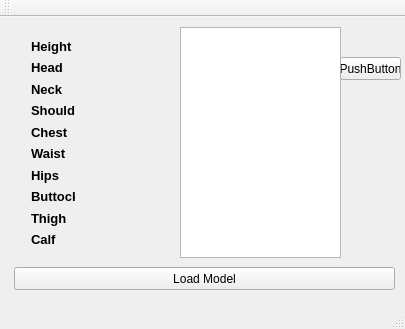
<?xml version="1.0" encoding="UTF-8"?>
<ui version="4.0">
 <class>MainWindow</class>
 <widget class="QMainWindow" name="MainWindow">
  <property name="geometry">
   <rect>
    <x>0</x>
    <y>0</y>
    <width>405</width>
    <height>329</height>
   </rect>
  </property>
  <property name="sizePolicy">
   <sizepolicy hsizetype="Preferred" vsizetype="Preferred">
    <horstretch>0</horstretch>
    <verstretch>0</verstretch>
   </sizepolicy>
  </property>
  <property name="minimumSize">
   <size>
    <width>405</width>
    <height>329</height>
   </size>
  </property>
  <property name="maximumSize">
   <size>
    <width>405</width>
    <height>329</height>
   </size>
  </property>
  <property name="windowTitle">
   <string>BodyScan Demo C++</string>
  </property>
  <widget class="QWidget" name="centralWidget">
   <widget class="QPushButton" name="pushButton">
    <property name="geometry">
     <rect>
      <x>14</x>
      <y>250</y>
      <width>381</width>
      <height>23</height>
     </rect>
    </property>
    <property name="text">
     <string>Load Model</string>
    </property>
   </widget>
   <widget class="QWidget" name="layoutWidget">
    <property name="geometry">
     <rect>
      <x>90</x>
      <y>10</y>
      <width>75</width>
      <height>231</height>
     </rect>
    </property>
    <layout class="QVBoxLayout" name="verticalLayout_2">
     <item>
      <widget class="QLabel" name="height_label_value">
       <property name="text">
        <string/>
       </property>
      </widget>
     </item>
     <item>
      <widget class="QLabel" name="head_label_value">
       <property name="text">
        <string/>
       </property>
      </widget>
     </item>
     <item>
      <widget class="QLabel" name="neck_label_value">
       <property name="text">
        <string/>
       </property>
      </widget>
     </item>
     <item>
      <widget class="QLabel" name="shoulders_label_value">
       <property name="text">
        <string/>
       </property>
      </widget>
     </item>
     <item>
      <widget class="QLabel" name="chest_label_value">
       <property name="text">
        <string/>
       </property>
      </widget>
     </item>
     <item>
      <widget class="QLabel" name="waist_label_value">
       <property name="text">
        <string/>
       </property>
      </widget>
     </item>
     <item>
      <widget class="QLabel" name="hips_label_value">
       <property name="text">
        <string/>
       </property>
      </widget>
     </item>
     <item>
      <widget class="QLabel" name="buttocks_label_value">
       <property name="text">
        <string/>
       </property>
      </widget>
     </item>
     <item>
      <widget class="QLabel" name="thigh_label_value">
       <property name="text">
        <string/>
       </property>
      </widget>
     </item>
     <item>
      <widget class="QLabel" name="calf_label_value">
       <property name="text">
        <string/>
       </property>
      </widget>
     </item>
    </layout>
   </widget>
   <widget class="QListWidget" name="manualListBox">
    <property name="geometry">
     <rect>
      <x>180</x>
      <y>10</y>
      <width>161</width>
      <height>231</height>
     </rect>
    </property>
   </widget>
   <widget class="QWidget" name="layoutWidget">
    <property name="geometry">
     <rect>
      <x>20</x>
      <y>10</y>
      <width>66</width>
      <height>231</height>
     </rect>
    </property>
    <layout class="QVBoxLayout" name="verticalLayout">
     <item>
      <widget class="QLabel" name="height_label">
       <property name="font">
        <font>
         <pointsize>10</pointsize>
         <weight>75</weight>
         <bold>true</bold>
        </font>
       </property>
       <property name="text">
        <string>Height</string>
       </property>
      </widget>
     </item>
     <item>
      <widget class="QLabel" name="head_label">
       <property name="font">
        <font>
         <pointsize>10</pointsize>
         <weight>75</weight>
         <bold>true</bold>
        </font>
       </property>
       <property name="text">
        <string>Head</string>
       </property>
      </widget>
     </item>
     <item>
      <widget class="QLabel" name="neck_label">
       <property name="font">
        <font>
         <pointsize>10</pointsize>
         <weight>75</weight>
         <bold>true</bold>
        </font>
       </property>
       <property name="text">
        <string>Neck</string>
       </property>
      </widget>
     </item>
     <item>
      <widget class="QLabel" name="shoulders_label">
       <property name="font">
        <font>
         <pointsize>10</pointsize>
         <weight>75</weight>
         <bold>true</bold>
        </font>
       </property>
       <property name="text">
        <string>Shoulders</string>
       </property>
      </widget>
     </item>
     <item>
      <widget class="QLabel" name="chest_label">
       <property name="font">
        <font>
         <pointsize>10</pointsize>
         <weight>75</weight>
         <bold>true</bold>
        </font>
       </property>
       <property name="text">
        <string>Chest</string>
       </property>
      </widget>
     </item>
     <item>
      <widget class="QLabel" name="waist_label">
       <property name="font">
        <font>
         <pointsize>10</pointsize>
         <weight>75</weight>
         <bold>true</bold>
        </font>
       </property>
       <property name="text">
        <string>Waist</string>
       </property>
      </widget>
     </item>
     <item>
      <widget class="QLabel" name="hips_label">
       <property name="font">
        <font>
         <pointsize>10</pointsize>
         <weight>75</weight>
         <bold>true</bold>
        </font>
       </property>
       <property name="text">
        <string>Hips</string>
       </property>
      </widget>
     </item>
     <item>
      <widget class="QLabel" name="buttocks_label">
       <property name="font">
        <font>
         <pointsize>10</pointsize>
         <weight>75</weight>
         <bold>true</bold>
        </font>
       </property>
       <property name="text">
        <string>Buttocks</string>
       </property>
      </widget>
     </item>
     <item>
      <widget class="QLabel" name="thig_label">
       <property name="font">
        <font>
         <pointsize>10</pointsize>
         <weight>75</weight>
         <bold>true</bold>
        </font>
       </property>
       <property name="text">
        <string>Thigh</string>
       </property>
      </widget>
     </item>
     <item>
      <widget class="QLabel" name="calf_label">
       <property name="font">
        <font>
         <pointsize>10</pointsize>
         <weight>75</weight>
         <bold>true</bold>
        </font>
       </property>
       <property name="text">
        <string>Calf</string>
       </property>
      </widget>
     </item>
    </layout>
   </widget>
   <widget class="QPushButton" name="pushButton_2">
    <property name="geometry">
     <rect>
      <x>340</x>
      <y>40</y>
      <width>61</width>
      <height>23</height>
     </rect>
    </property>
    <property name="text">
     <string>PushButton</string>
    </property>
   </widget>
  </widget>
  <widget class="QMenuBar" name="menuBar">
   <property name="geometry">
    <rect>
     <x>0</x>
     <y>0</y>
     <width>405</width>
     <height>20</height>
    </rect>
   </property>
  </widget>
  <widget class="QToolBar" name="mainToolBar">
   <attribute name="toolBarArea">
    <enum>TopToolBarArea</enum>
   </attribute>
   <attribute name="toolBarBreak">
    <bool>false</bool>
   </attribute>
  </widget>
  <widget class="QStatusBar" name="statusBar"/>
 </widget>
 <layoutdefault spacing="6" margin="11"/>
 <resources/>
 <connections/>
</ui>
